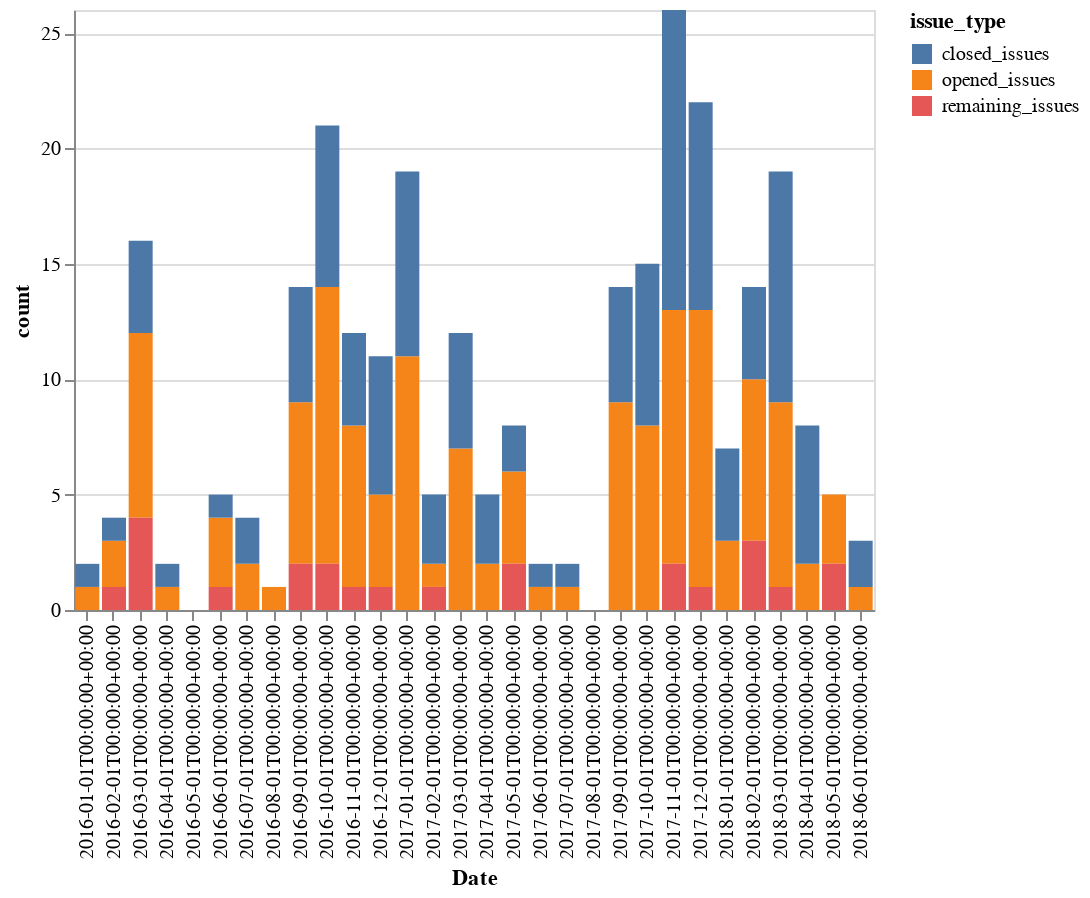

Source (notebook cell):
### Markdown cell above
As bars

### Code cell
alt.Chart(result_df).mark_bar().encode(
    x='Date',
    y='count',
    color='issue_type',
).interactive()

### Figure 1 — Vega-Lite specification as saved in the notebook (floating-point values rounded to 4 significant figures)
{"$schema": "https://vega.github.io/schema/vega-lite/v2.4.3.json", "config": {"view": {"height": 300, "width": 400}}, "data": {"values": [{"Date": "2016-01-01T00:00:00+00:00", "count": 1, "issue_type": "opened_issues"}, {"Date": "2016-01-01T00:00:00+00:00", "count": 1, "issue_type": "closed_issues"}, {"Date": "2016-02-01T00:00:00+00:00", "count": 2, "issue_type": "opened_issues"}, {"Date": "2016-02-01T00:00:00+00:00", "count": 1, "issue_type": "closed_issues"}, {"Date": "2016-02-01T00:00:00+00:00", "count": 1, "issue_type": "remaining_issues"}, {"Date": "2016-03-01T00:00:00+00:00", "count": 8, "issue_type": "opened_issues"}, {"Date": "2016-03-01T00:00:00+00:00", "count": 4, "issue_type": "closed_issues"}, {"Date": "2016-03-01T00:00:00+00:00", "count": 4, "issue_type": "remaining_issues"}, {"Date": "2016-04-01T00:00:00+00:00", "count": 1, "issue_type": "opened_issues"}, {"Date": "2016-04-01T00:00:00+00:00", "count": 1, "issue_type": "closed_issues"}, {"Date": "2016-04-01T00:00:00+00:00", "count": 0, "issue_type": "remaining_issues"}, {"Date": "2016-05-01T00:00:00+00:00", "count": 0, "issue_type": "opened_issues"}, {"Date": "2016-05-01T00:00:00+00:00", "count": 0, "issue_type": "closed_issues"}, {"Date": "2016-05-01T00:00:00+00:00", "count": 0, "issue_type": "remaining_issues"}, {"Date": "2016-06-01T00:00:00+00:00", "count": 3, "issue_type": "opened_issues"}, {"Date": "2016-06-01T00:00:00+00:00", "count": 1, "issue_type": "closed_issues"}, {"Date": "2016-06-01T00:00:00+00:00", "count": 1, "issue_type": "remaining_issues"}, {"Date": "2016-07-01T00:00:00+00:00", "count": 2, "issue_type": "opened_issues"}, {"Date": "2016-07-01T00:00:00+00:00", "count": 2, "issue_type": "closed_issues"}, {"Date": "2016-07-01T00:00:00+00:00", "count": 0, "issue_type": "remaining_issues"}, {"Date": "2016-08-01T00:00:00+00:00", "count": 1, "issue_type": "opened_issues"}, {"Date": "2016-08-01T00:00:00+00:00", "count": 0, "issue_type": "closed_issues"}, {"Date": "2016-08-01T00:00:00+00:00", "count": 0, "issue_type": "remaining_issues"}, {"Date": "2016-09-01T00:00:00+00:00", "count": 7, "issue_type": "opened_issues"}, {"Date": "2016-09-01T00:00:00+00:00", "count": 5, "issue_type": "closed_issues"}, {"Date": "2016-09-01T00:00:00+00:00", "count": 2, "issue_type": "remaining_issues"}, {"Date": "2016-10-01T00:00:00+00:00", "count": 12, "issue_type": "opened_issues"}, {"Date": "2016-10-01T00:00:00+00:00", "count": 7, "issue_type": "closed_issues"}, {"Date": "2016-10-01T00:00:00+00:00", "count": 2, "issue_type": "remaining_issues"}, {"Date": "2016-11-01T00:00:00+00:00", "count": 7, "issue_type": "opened_issues"}, {"Date": "2016-11-01T00:00:00+00:00", "count": 4, "issue_type": "closed_issues"}, {"Date": "2016-11-01T00:00:00+00:00", "count": 1, "issue_type": "remaining_issues"}, {"Date": "2016-12-01T00:00:00+00:00", "count": 4, "issue_type": "opened_issues"}, {"Date": "2016-12-01T00:00:00+00:00", "count": 6, "issue_type": "closed_issues"}, {"Date": "2016-12-01T00:00:00+00:00", "count": 1, "issue_type": "remaining_issues"}, {"Date": "2017-01-01T00:00:00+00:00", "count": 11, "issue_type": "opened_issues"}, {"Date": "2017-01-01T00:00:00+00:00", "count": 8, "issue_type": "closed_issues"}, {"Date": "2017-01-01T00:00:00+00:00", "count": 0, "issue_type": "remaining_issues"}, {"Date": "2017-02-01T00:00:00+00:00", "count": 1, "issue_type": "opened_issues"}, {"Date": "2017-02-01T00:00:00+00:00", "count": 3, "issue_type": "closed_issues"}, {"Date": "2017-02-01T00:00:00+00:00", "count": 1, "issue_type": "remaining_issues"}, {"Date": "2017-03-01T00:00:00+00:00", "count": 7, "issue_type": "opened_issues"}, {"Date": "2017-03-01T00:00:00+00:00", "count": 5, "issue_type": "closed_issues"}, {"Date": "2017-03-01T00:00:00+00:00", "count": 0, "issue_type": "remaining_issues"}, {"Date": "2017-04-01T00:00:00+00:00", "count": 2, "issue_type": "opened_issues"}, {"Date": "2017-04-01T00:00:00+00:00", "count": 3, "issue_type": "closed_issues"}, {"Date": "2017-04-01T00:00:00+00:00", "count": 0, "issue_type": "remaining_issues"}, {"Date": "2017-05-01T00:00:00+00:00", "count": 4, "issue_type": "opened_issues"}, {"Date": "2017-05-01T00:00:00+00:00", "count": 2, "issue_type": "closed_issues"}, {"Date": "2017-05-01T00:00:00+00:00", "count": 2, "issue_type": "remaining_issues"}, {"Date": "2017-06-01T00:00:00+00:00", "count": 1, "issue_type": "opened_issues"}, {"Date": "2017-06-01T00:00:00+00:00", "count": 1, "issue_type": "closed_issues"}, {"Date": "2017-06-01T00:00:00+00:00", "count": 0, "issue_type": "remaining_issues"}, {"Date": "2017-07-01T00:00:00+00:00", "count": 1, "issue_type": "opened_issues"}, {"Date": "2017-07-01T00:00:00+00:00", "count": 1, "issue_type": "closed_issues"}, {"Date": "2017-07-01T00:00:00+00:00", "count": 0, "issue_type": "remaining_issues"}, {"Date": "2017-08-01T00:00:00+00:00", "count": 0, "issue_type": "opened_issues"}, {"Date": "2017-08-01T00:00:00+00:00", "count": 0, "issue_type": "closed_issues"}, {"Date": "2017-08-01T00:00:00+00:00", "count": 0, "issue_type": "remaining_issues"}, {"Date": "2017-09-01T00:00:00+00:00", "count": 9, "issue_type": "opened_issues"}, {"Date": "2017-09-01T00:00:00+00:00", "count": 5, "issue_type": "closed_issues"}, {"Date": "2017-09-01T00:00:00+00:00", "count": 0, "issue_type": "remaining_issues"}, {"Date": "2017-10-01T00:00:00+00:00", "count": 8, "issue_type": "opened_issues"}, {"Date": "2017-10-01T00:00:00+00:00", "count": 7, "issue_type": "closed_issues"}, {"Date": "2017-10-01T00:00:00+00:00", "count": 0, "issue_type": "remaining_issues"}, {"Date": "2017-11-01T00:00:00+00:00", "count": 11, "issue_type": "opened_issues"}, {"Date": "2017-11-01T00:00:00+00:00", "count": 13, "issue_type": "closed_issues"}, {"Date": "2017-11-01T00:00:00+00:00", "count": 2, "issue_type": "remaining_issues"}, {"Date": "2017-12-01T00:00:00+00:00", "count": 12, "issue_type": "opened_issues"}, {"Date": "2017-12-01T00:00:00+00:00", "count": 9, "issue_type": "closed_issues"}, {"Date": "2017-12-01T00:00:00+00:00", "count": 1, "issue_type": "remaining_issues"}, {"Date": "2018-01-01T00:00:00+00:00", "count": 3, "issue_type": "opened_issues"}, {"Date": "2018-01-01T00:00:00+00:00", "count": 4, "issue_type": "closed_issues"}, {"Date": "2018-01-01T00:00:00+00:00", "count": 0, "issue_type": "remaining_issues"}, {"Date": "2018-02-01T00:00:00+00:00", "count": 7, "issue_type": "opened_issues"}, {"Date": "2018-02-01T00:00:00+00:00", "count": 4, "issue_type": "closed_issues"}, {"Date": "2018-02-01T00:00:00+00:00", "count": 3, "issue_type": "remaining_issues"}, {"Date": "2018-03-01T00:00:00+00:00", "count": 8, "issue_type": "opened_issues"}, {"Date": "2018-03-01T00:00:00+00:00", "count": 10, "issue_type": "closed_issues"}, {"Date": "2018-03-01T00:00:00+00:00", "count": 1, "issue_type": "remaining_issues"}, {"Date": "2018-04-01T00:00:00+00:00", "count": 2, "issue_type": "opened_issues"}, {"Date": "2018-04-01T00:00:00+00:00", "count": 6, "issue_type": "closed_issues"}, {"Date": "2018-04-01T00:00:00+00:00", "count": 0, "issue_type": "remaining_issues"}, {"Date": "2018-05-01T00:00:00+00:00", "count": 3, "issue_type": "opened_issues"}, {"Date": "2018-05-01T00:00:00+00:00", "count": 0, "issue_type": "closed_issues"}, {"Date": "2018-05-01T00:00:00+00:00", "count": 2, "issue_type": "remaining_issues"}, {"Date": "2018-06-01T00:00:00+00:00", "count": 1, "issue_type": "opened_issues"}, {"Date": "2018-06-01T00:00:00+00:00", "count": 2, "issue_type": "closed_issues"}]}, "encoding": {"color": {"field": "issue_type", "type": "nominal"}, "x": {"field": "Date", "type": "nominal"}, "y": {"field": "count", "type": "quantitative"}}, "mark": "bar", "selection": {"selector003": {"bind": "scales", "encodings": ["x", "y"], "mark": {"fill": "#333", "fillOpacity": 0.125, "stroke": "white"}, "on": "[mousedown, window:mouseup] > window:mousemove!", "resolve": "global", "translate": "[mousedown, window:mouseup] > window:mousemove!", "type": "interval", "zoom": "wheel!"}}}
